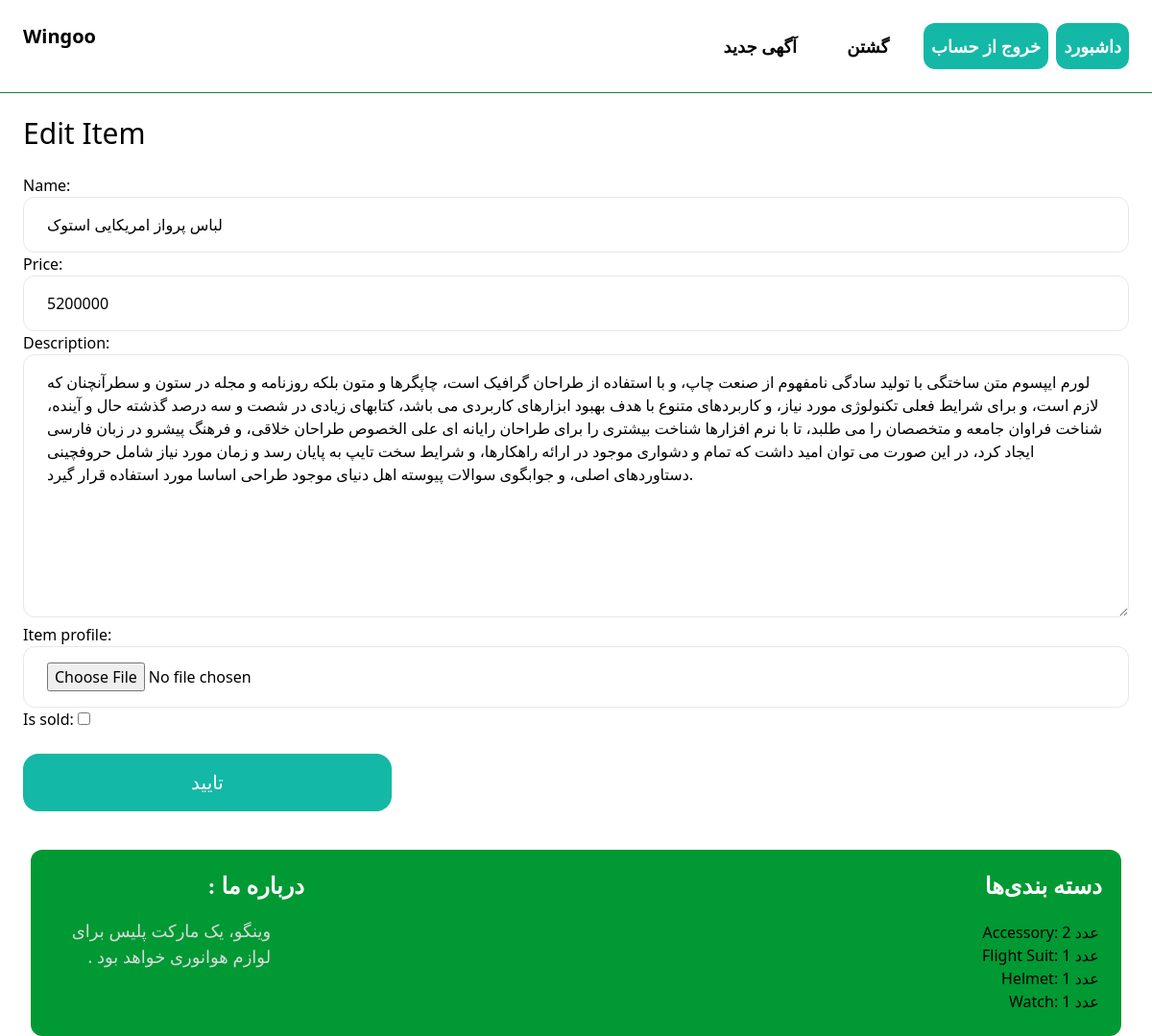
The page /items/1/edit (signed in) on the database its author committed.
### item/models.py (models this page shows, shortened)
class Item(models.Model):
    category = models.ForeignKey(Category, related_name='items', on_delete=models.CASCADE)
    name = models.CharField(max_length=255)
    description = models.TextField(blank=True, null=True)
    price = models.IntegerField(blank=False)
    item_profile = models.ImageField(upload_to='item_images', blank=False, null=False)
    is_sold = models.BooleanField(default=False)
    created_by = models.ForeignKey(User, related_name='items', on_delete=models.CASCADE)
    created_at = models.DateTimeField(auto_now_add=True)

class Category(models.Model):
    name = models.CharField(max_length=30)
    class Meta:
        ordering = ('name', )
        verbose_name_plural = 'categories'

### item/views.py (the view)
# urls.py: path('<int:pk>/edit', views.edit, name='edit'),
@login_required
def edit(request, pk):
    item = get_object_or_404(Item, pk=pk, created_by = request.user)
    if request.method == "POST":
        form = EditItemForm(request.POST, request.FILES, instance=item)
        if form.is_valid():
            form.save()
            return redirect('item:detail', pk= item.id)
    else:
        form = EditItemForm(instance=item)
    return render(request, 'item/form.html', {
        'form': form,
        'title': 'Edit Item'
    })

### item/forms.py
class EditItemForm(forms.ModelForm):
    class Meta :
        model = Item
        fields = ('name', 'price', 'description', 'item_profile', 'is_sold')
        widgets = {
            'name': forms.TextInput(attrs={
                'class': INPUT_CLASS
            }),
            'description': forms.Textarea(attrs={
                'class': INPUT_CLASS
            }),
            'price': forms.TextInput(attrs={
                'class': INPUT_CLASS
            }),
            'item_profile': forms.FileInput(attrs={
                'class': INPUT_CLASS
            }),
        }

### Wingoo/context_processors.py (called while the page is built)
def categories_processor(request):
    categories = Category.objects.all()  # Fetch all categories
    return {'categories': categories}

### item/templates/item/form.html (shortened to what this page needs)
{% extends 'core/base.html' %}
{% block content %}
    <h1 class="mb-6 text-3xl">{{title}}</h1>
    <form method="POST" action="." enctype="multipart/form-data">
        <div class="sapce-y-4">
            {{ form.as_p}}
        </div>
        <button type="submit" class="mt-6 w-1/3 mt-4 mb-4 py-4 px-4 text-xl bg-teal-500 rounded-2xl text-white">تایید</button>
    </form>
{% endblock %}

### core/templates/core/base.html (shortened to what this page needs)
<!DOCTYPE html>
<html lang="en">
<head>
    <script src="https://cdn.tailwindcss.com"></script>
</head>
<body>
    <nav class="py-6 px-6 flex justify-between item-center border-b border-green-700">
        <a href="/" class="text-xl font-bold">Wingoo</a>
        <div class="space-x-6">
            {% if request.user.is_authenticated %}
            <a href="{% url 'dashbord:index' %}" class="px-2 p-3 text-lg font-bold bg-teal-500 text-white rounded-xl hover:bg-teal-700">داشبورد</a>
            <form action="{% url 'core:logout' %}" method="post" class="inline">
                <button type="submit" class="px-2 p-2.5 text-lg font-bold bg-teal-500 text-white rounded-xl hover:bg-teal-700">خروج‌ از‌ حساب</button>
            </form>
            {% endif %}
            <a href="{% url 'item:search' %}" class="text-lg font-bold p-3">گشتن</a>
            <a href="{% url 'item:new' %}" class="text-lg font-bold p-3 hover:text-green-500 ">آگهی جدید</a>
        </div>
    </nav>
    <div class="px-6 py-6">
        {% block content %}
        {% endblock %}
    </div>
    <footer class="footer">
        <section class="about-us">
            <h3 style="text-align: left; padding-left: 50%;" dir="rtl">درباره ما :</h3>
            <p  dir='rtl'>وینگو، یک مارکت‌ پلیس  برای لوازم هوانوری خواهد بود .</p>
        </section>
        <section class="categories">
            <h3>دسته بندی‌ها</h3>
            <ul>
                {% for category in categories %}
                    <li>{{ category.name }}: {{ category.items.count }} عدد</li>
                {% endfor %}
            </ul>
        </section>
    </footer>
</body>
</html>

### core/templates/core/base.html (style rules this page uses)
.footer { border-radius: 12px; width: auto; margin-left: 2rem; margin-right: 2rem; background-color: #009933; padding: 20px; display: flex; justify-content: space-between; }
.about-us, .categories { flex-basis: 30%; }
.footer h3 { text-align: right; margin-bottom: 15px; font-weight: 900; color: #ffff; font-size: x-large; font-family: Sri-TSCRegular; src: url('sri-tsc-webfont.eot'); src: url('sri-tsc-webfont.eot?#iefix') format('embedded-opentype'), url('sri-tsc-webfont.woff') format('woff'), url('sri-tsc-webfont.ttf') format('truetype'), url('sri-tsc-webfont.svg#Sri-TSCRegular') format('svg'); }
.footer p { text-align: right; width: 70%; font-size: 18px; line-height: 1.5; color: #dadada; }
.footer ul { text-align: right; list-style: none; padding: 1%; }

### rows shown on the page
Item: name "لباس پرواز امریکایی استوک", price "5200000", description "لورم ایپسوم متن ساختگی با تولید سادگی نامفهوم از صنعت چاپ، و با استفاده از طراحان گرافیک است، چاپگرها و متون بلکه روزنامه و مجله در ستون و سطرآنچنان که لازم است، و برای شرایط فعلی تکنولوژی مورد نیاز، و کاربردهای متنوع با هدف بهبود ابزارهای کاربردی می باشد، کتابهای زیادی در شصت و سه درصد گذشته حال و آینده، شناخت فراوان جامعه و متخصصان را می طلبد، تا با نرم افزارها شناخت بیشتری را برای طراحان رایانه ای علی الخصوص طراحان خلاقی، و فرهنگ پیشرو در زبان فارسی ایجاد کرد، در این صورت می توان امید داشت که تمام و دشواری موجود در ارائه راهکارها، و شرایط سخت تایپ به پایان رسد و زمان مورد نیاز شامل حروفچینی دستاوردهای اصلی، و جوابگوی سوالات پیوسته اهل دنیای موجود طراحی اساسا مورد استفاده قرار گیرد."
Category: name "Accessory", items.count "2"
Category: name "Flight Suit", items.count "1"
Category: name "Helmet", items.count "1"
Category: name "Watch", items.count "1"

### other values the page prints
{{ title }} "Edit Item"
